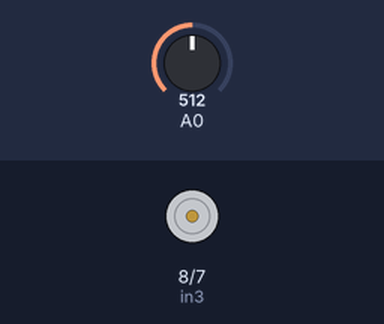
A sketch run on a simulated Arduino Uno, built with avr-gcc and run on an emulated ATmega328P. Shown: motor-driver pin pairs drawn as motors (green arrow = first pin HIGH = forward, orange = second pin HIGH = backward, longer = more drive, scaled by the enable pin). The inputs (shaded band) are chosen by the test bench; at power-on: A0 = 512.

Above: at 1.2 s.
1.3 s: A0 set to 530
2.8 s: A0 set to 480
At 3.9 s:
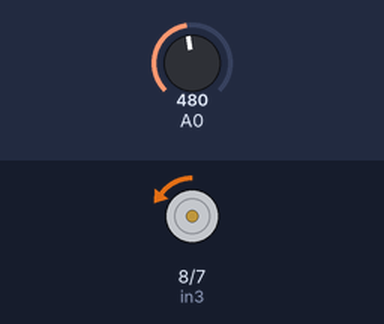
4.3 s: A0 set to 500
At 5.1 s:
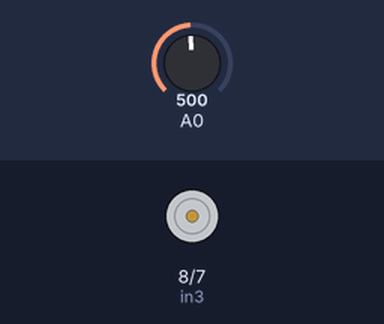
5.8 s: A0 set to 540
At 6.2 s:
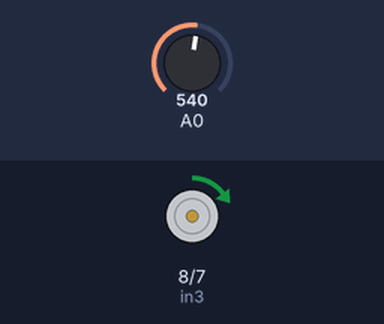
7.3 s: A0 set to 716
At 8.6 s:
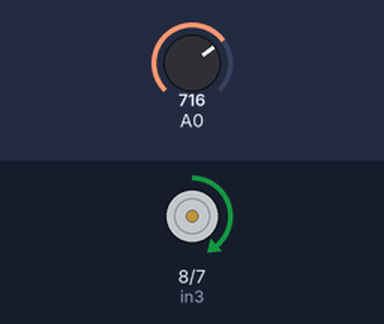
Timing chart, 0 to 9.8 s (numbered marks = the images above; inputs shaded):
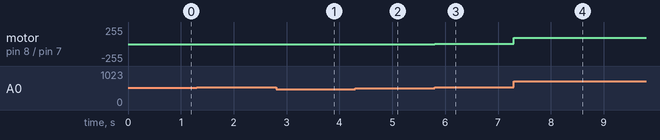

Measured:
- after the input at 2.8 s, motor on pin 8 (in3) / pin 7 (in4): stopped → backward 5/255 at once
- after the input at 4.3 s, motor on pin 8 (in3) / pin 7 (in4): backward 5/255 → stopped at once
- after the input at 5.8 s, motor on pin 8 (in3) / pin 7 (in4): stopped → forward 5/255 at once
- after the input at 7.3 s, motor on pin 8 (in3) / pin 7 (in4): forward 5/255 → forward 96/255 at once

The sketch:

Joystick_Code.ino
```cpp
int enableB = 10;
int in3= 8;
int in4 = 7;
void setup() {
pinMode(enableB, OUTPUT);
pinMode(in3, OUTPUT);
pinMode(in4, OUTPUT);


}
void loop() {

  int PWMSpeed = 0;
  int joystickValue = analogRead(A0);

  if (joystickValue >= 530)
  {
    PWMSpeed = map(joystickValue, 530, 1023, 0, 255);
    digitalWrite(in3, HIGH);
    digitalWrite(in4, LOW);
    analogWrite (enableB, PWMSpeed);

  }
  else if (joystickValue <= 490)
  {
    PWMSpeed = map(joystickValue, 490, 0, 0, 255);
    digitalWrite (in3, LOW);
    digitalWrite (in4, HIGH);
    analogWrite (enableB, PWMSpeed);

  }
else
{
  digitalWrite(in3,LOW);
  digitalWrite(in4, LOW);
}
}
```
